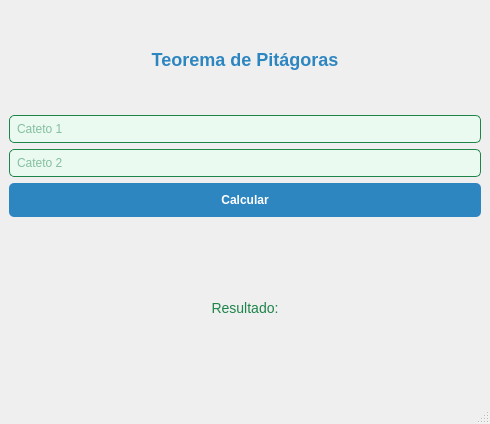
<?xml version="1.0" encoding="UTF-8"?>
<ui version="4.0">
 <class>MainWindow</class>
 <widget class="QMainWindow" name="MainWindow">
  <property name="geometry">
   <rect>
    <x>0</x>
    <y>0</y>
    <width>455</width>
    <height>424</height>
   </rect>
  </property>
  <property name="windowTitle">
   <string>Teorema de Pitágoras</string>
  </property>
  <widget class="QWidget" name="centralwidget">
   <layout class="QVBoxLayout" name="verticalLayout">
    <item>
     <layout class="QHBoxLayout" name="horizontalLayout_titulo">
      <item>
       <widget class="QLabel" name="label_izquierda">
        <property name="minimumSize">
         <size>
          <width>80</width>
          <height>80</height>
         </size>
        </property>
        <property name="maximumSize">
         <size>
          <width>100</width>
          <height>100</height>
         </size>
        </property>
        <property name="pixmap">
         <pixmap resource="../../Archivo/recursos.qrc">:/Logos/logouat2.jpg</pixmap>
        </property>
        <property name="scaledContents">
         <bool>true</bool>
        </property>
        <property name="alignment">
         <set>Qt::AlignCenter</set>
        </property>
       </widget>
      </item>
      <item>
       <widget class="QLabel" name="label_titulo">
        <property name="minimumSize">
         <size>
          <width>300</width>
          <height>40</height>
         </size>
        </property>
        <property name="maximumSize">
         <size>
          <width>350</width>
          <height>50</height>
         </size>
        </property>
        <property name="styleSheet">
         <string notr="true">font-size: 18px; font-weight: bold; color: #2E86C1;</string>
        </property>
        <property name="text">
         <string>Teorema de Pitágoras</string>
        </property>
        <property name="alignment">
         <set>Qt::AlignCenter</set>
        </property>
       </widget>
      </item>
      <item>
       <widget class="QLabel" name="label_derecha">
        <property name="minimumSize">
         <size>
          <width>80</width>
          <height>80</height>
         </size>
        </property>
        <property name="maximumSize">
         <size>
          <width>100</width>
          <height>100</height>
         </size>
        </property>
        <property name="pixmap">
         <pixmap resource="../../Archivo/recursos.qrc">:/Logos/logouat.jpg</pixmap>
        </property>
        <property name="scaledContents">
         <bool>true</bool>
        </property>
        <property name="alignment">
         <set>Qt::AlignJustify|Qt::AlignVCenter</set>
        </property>
       </widget>
      </item>
     </layout>
    </item>
    <item>
     <widget class="QLineEdit" name="input_cateto1">
      <property name="styleSheet">
       <string notr="true">background-color: #EAFAF1; color: #1E8449; padding: 5px; border: 1px solid #1E8449; border-radius: 5px;</string>
      </property>
      <property name="placeholderText">
       <string>Cateto 1</string>
      </property>
     </widget>
    </item>
    <item>
     <widget class="QLineEdit" name="input_cateto2">
      <property name="styleSheet">
       <string notr="true">background-color: #EAFAF1; color: #1E8449; padding: 5px; border: 1px solid #1E8449; border-radius: 5px;</string>
      </property>
      <property name="placeholderText">
       <string>Cateto 2</string>
      </property>
     </widget>
    </item>
    <item>
     <widget class="QPushButton" name="button_calcular">
      <property name="styleSheet">
       <string notr="true">background-color: #2E86C1; color: white; padding: 10px; border-radius: 5px; font-weight: bold;</string>
      </property>
      <property name="text">
       <string>Calcular</string>
      </property>
     </widget>
    </item>
    <item>
     <widget class="QLabel" name="label_resultado">
      <property name="styleSheet">
       <string notr="true">font-size: 14px; color: #1E8449;</string>
      </property>
      <property name="text">
       <string>Resultado:</string>
      </property>
      <property name="alignment">
       <set>Qt::AlignCenter</set>
      </property>
     </widget>
    </item>
   </layout>
  </widget>
  <widget class="QMenuBar" name="menubar">
   <property name="geometry">
    <rect>
     <x>0</x>
     <y>0</y>
     <width>455</width>
     <height>18</height>
    </rect>
   </property>
  </widget>
  <widget class="QStatusBar" name="statusbar"/>
 </widget>
 <resources>
  <include location="../../Archivo/recursos.qrc"/>
 </resources>
 <connections/>
</ui>
